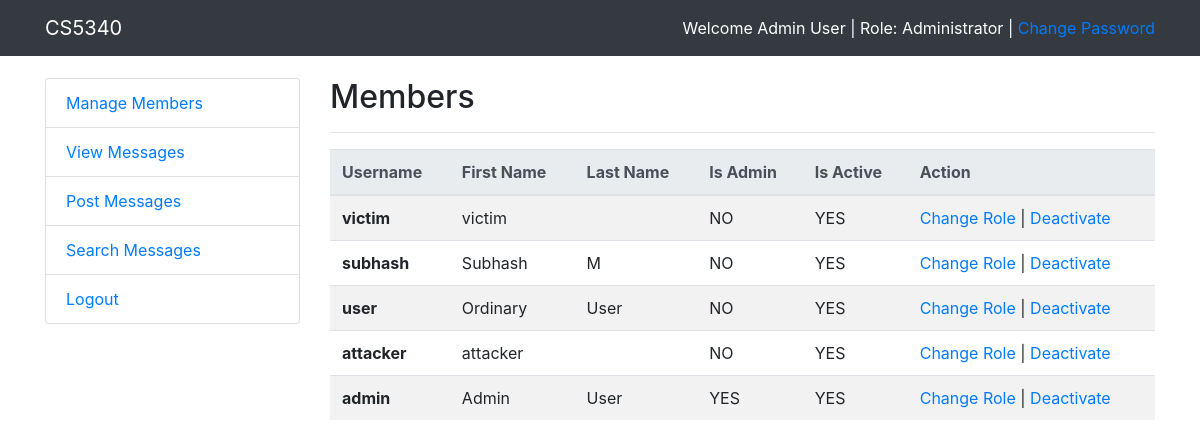
The app's page /TOY-APPLICATION-IssuesFixed/members.php (signed in) with its own data.
### tables this page shows
CREATE TABLE IF NOT EXISTS `users` (
  `username` varchar(25) NOT NULL DEFAULT '',
  `password` varchar(100) DEFAULT NULL,
  `firstname` varchar(25) DEFAULT NULL,
  `lastname` varchar(25) DEFAULT NULL,
  `is_admin` tinyint(1) DEFAULT NULL,
  `is_active` tinyint(1) DEFAULT '1',
  PRIMARY KEY (`username`)
);

### TOY-APPLICATION-IssuesFixed/functions.php (called while the page is built, shortened)
<?php
  require_once('html_functions.php');
  $dbhost  = '127.0.0.1';
  $dbname  = 'CS5340-TOY-APPLICATION';
  $dbuser  = 'root';
  $dbpass  = '';
  $connection = new mysqli($dbhost, $dbuser, $dbpass, $dbname);
  function queryMysql($query)
  {
    global $connection;
    $result = $connection->query($query);
    return $result;
  }
  function checkIfLoggedIn()
  {
    $loggedin = FALSE;
    if (isset($_SESSION['user']))
      $loggedin = TRUE;
    return $loggedin;
  }
  function checkIfAdmin()
  {
    $isadmin = FALSE;
    if (isset($_SESSION['is_admin']) && $_SESSION['is_admin'] == 1)
      $isadmin = TRUE;
    return $isadmin;
  }

### TOY-APPLICATION-IssuesFixed/members.php (the view, shortened to what this page needs)
<?php
  require_once('header.php');
  if (!isset($_SESSION['user'])) {
    echo '<div class="alert alert-danger" role="alert">You aren\'t logged in.</div>';
    die('</div></div></div></html>');
  } else if (!checkIfAdmin()) {
    echo '<div class="alert alert-danger" role="alert">Unauthorized user.</div>';
    die('</div></div></div></html>');
  } else {
    echo '<h2>Members</h2>';
    echo '<hr />';
    echo $members_table_head;
    $query  = "SELECT username, firstname, lastname, is_active, is_admin FROM users ORDER BY firstname DESC";
    $result = queryMysql($query);
    $num    = $result->num_rows;
    if (!$num) {
      echo '<div class="alert alert-danger" role="alert">No members yet.</div>';
    } else {
      for ($j = 0 ; $j < $num ; ++$j)
      {
        $row = $result->fetch_array(MYSQLI_ASSOC);
        echo '<tr>';
        echo '<th scope="row">'. $row['username'] . '</th>';
        echo '<td>'. $row['firstname'] . '</th>';
        echo '<td>'. $row['lastname'] . '</th>';
        echo '<td>'. ($row['is_admin'] == 1 ? 'YES' : 'NO') . '</td>';
        echo '<td>'. ($row['is_active'] == 1 ? 'YES' : 'NO') . '</td>';
        echo '<td>' . ($row['is_admin'] == 0 ? '<a href="members.php?action=changetoadmin&user_id=' . $row['username'] . '">Change Role</a>'
              : '<a href="members.php?action=changetoordinary&user_id=' . $row['username'] . '">Change Role</a>');
        echo ' | ' . ($row['is_active'] == 1 ? '<a href="members.php?action=deactivate&user_id=' . $row['username'] . '">Deactivate</a></td>'
              : '<a href="members.php?action=activate&user_id=' . $row['username'] . '">Activate</a></td>');
        echo '</tr>';
      }
      echo '  </tbody>
      </table>';
    }
  }

### TOY-APPLICATION-IssuesFixed/html_functions.php (shortened to what this page needs)
<?php
$admin_sidebar = <<< __ADMIN_SIDEBAR
    <div class="list-group">
      <a href="members.php" class="list-group-item">Manage Members</a>
      <a href="board.php" class="list-group-item">View Messages</a>
      <a href="post-message.php" class="list-group-item">Post Messages</a>
      <a href="search.php" class="list-group-item">Search Messages</a>
      <a href="logout.php" class="list-group-item">Logout</a>
    </div>
__ADMIN_SIDEBAR;
$members_table_head = <<<__MEMBERS_TABLE_HEAD
<table class="table table-striped">
<thead class="thead-light">
<tr>
  <th scope="col">Username</th>
  <th scope="col">First Name</th>
  <th scope="col">Last Name</th>
  <th scope="col">Is Admin</th>
  <th scope="col">Is Active</th>
  <th scope="col">Action</th>
</tr>
</thead>
<tbody>
__MEMBERS_TABLE_HEAD;

### TOY-APPLICATION-IssuesFixed/header.php (shortened to what this page needs)
<?php
  require_once('functions.php');
  echo <<<_HEADER
  <html lang='en'>
    <head>
      <meta charset='utf-8'>
      <meta name='viewport' content='width=device-width, initial-scale=1, shrink-to-fit=no'>
      <meta name='description' content=''>
      <meta name='author' content=''>
      <title>CS5340 - Attacks</title>
      <link href='css/bootstrap.min.css' rel='stylesheet'>
      <link href='css/custom.css' rel='stylesheet'>
    </head>
    <body>
      <nav class='navbar fixed-top navbar-expand-lg navbar-dark bg-dark fixed-top'>
        <div class='container'>
          <a class='navbar-brand' href='index.php'>CS5340</a>
_HEADER;
      if (checkIfLoggedIn()) {
          echo '<div id="user_welcome">Welcome ' . $_SESSION['uname'] . ' | Role: ';
          if (checkIfAdmin()) {
            echo 'Administrator';
          } else {
            echo 'Ordinary User';
          }
          echo ' | <a href="changepassword.php">Change Password</a>';
        }
echo <<<_HEADER_MORE
          </div>
        </div>
      </nav>
      <br />
      <div class='container'>
        <div class="row">
            <div class="col-lg-3 mb-4" id="sidebar">
_HEADER_MORE;
      if (checkIfLoggedIn()) {
        if (checkIfAdmin())
          echo $admin_sidebar;
        else
          echo $user_sidebar;
      } else {
        echo $guest_sidebar;
      }
echo '</div>';
echo '<div class="col-lg-9 mb-4" id="main_content">';

### TOY-APPLICATION-IssuesFixed/css/custom.css (style rules this page uses)
body { padding-top: 54px; }
#user_welcome { color: #fff; }

### records on screen
users: username "victim", firstname "victim", is_admin "NO", is_active "YES"
users: username "subhash", firstname "Subhash", lastname "M", is_admin "NO", is_active "YES"
users: username "user", firstname "Ordinary", lastname "User", is_admin "NO", is_active "YES"
users: username "attacker", firstname "attacker", is_admin "NO", is_active "YES"
users: username "admin", firstname "Admin", lastname "User", is_admin "YES", is_active "YES"

### other values on screen
$_SESSION['uname'] "Admin User"
